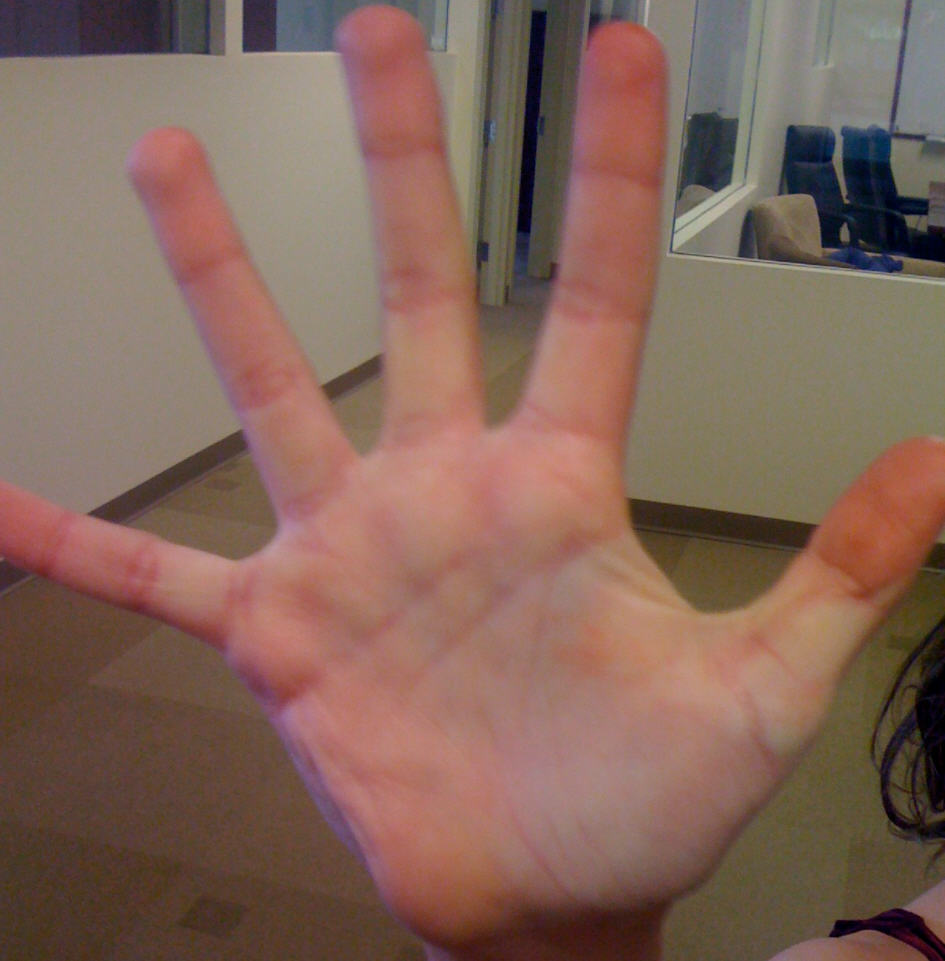
//> input picture HandIndoorColor.jpg, 945 x 961 px
$ ./example_13-02   (built with g++ and OpenCV 4)
//> lines starting //> are read from the running program, lines starting //| are printed output that depends on the picture
// Example 13-2. Creating signatures from histograms for EMD; note that this code is the
// source of the data in Table 13-1, in which the hand histogram is compared in different
// lighting conditions

#include <opencv2/opencv.hpp>
#include <iostream>

using namespace std;

// Compare 3 images' histograms
int main() {
    vector<cv::Mat> src(5);
    cv::Mat tmp;
    int i;

    tmp = cv::imread("../HandIndoorColor.jpg");
//> tmp is the input picture: 961 rows x 945 cols, CV_8UC3; mean B, G, R 89.5, 101.6, 131.2
    if (tmp.empty()) {
        cerr << "Error on reading image 1," << "../HandIndoorColor.jpg" << "\n" << endl;
        return (-1);
    }

    // Parse the first image into two image halves divided halfway on y
    //
    cv::Size size = tmp.size();
//> size = Size(945, 961)
    int width = size.width;
//> width = 945
    int height = size.height;
//> height = 961
    int halfheight = height >> 1;
//> halfheight = 480

    cout << "Getting size [[" << tmp.cols << "] [" << tmp.rows << "]]\n" << endl;
//| Getting size [[945] [961]]
    cout << "Got size (w,h): (" << size.width << "," << size.height << ")" << endl;
//| Got size (w,h): (945,961)

    src[0] = cv::Mat(cv::Size(width, halfheight), CV_8UC3);
    src[1] = cv::Mat(cv::Size(width, halfheight), CV_8UC3);

    // Divide the first image into top and bottom halves into src[0] and src[1]
    //
    cv::Mat_<cv::Vec3b>::iterator tmpit = tmp.begin<cv::Vec3b>();

    // top half
    //
    cv::Mat_<cv::Vec3b>::iterator s0it = src[0].begin<cv::Vec3b>();
    for (i = 0; i < width * halfheight; ++i, ++tmpit, ++s0it) *s0it = *tmpit;
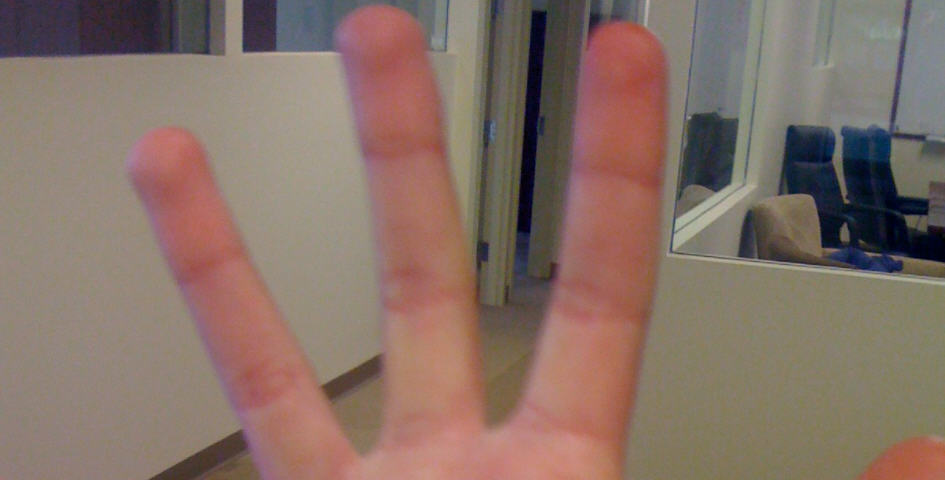
//> src[0]: 480 rows x 945 cols, CV_8UC3; mean B, G, R 103.1, 113.2, 134.8
//> src[1]: 480 rows x 945 cols, CV_8UC3; every value is 0

    // Bottom half
    //
    cv::Mat_<cv::Vec3b>::iterator s1it = src[1].begin<cv::Vec3b>();
    for (i = 0; i < width * halfheight; ++i, ++tmpit, ++s1it) *s1it = *tmpit;
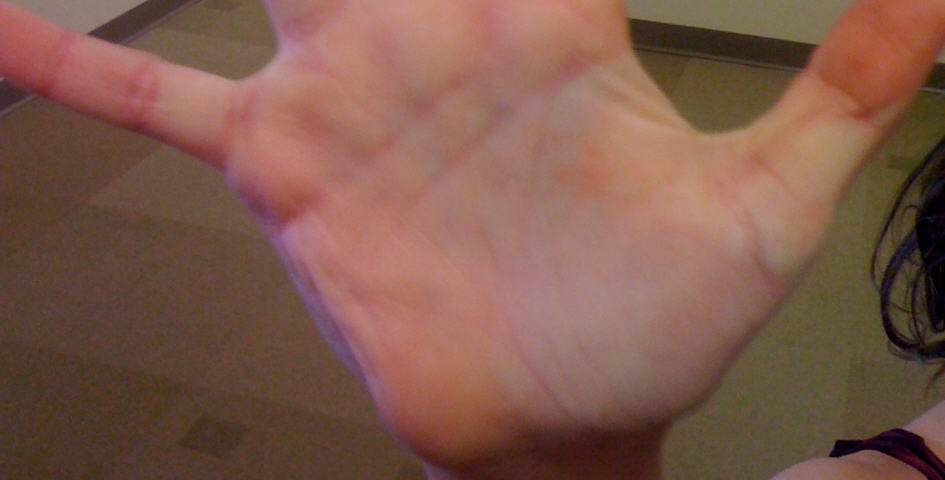
//> src[1]: 480 rows x 945 cols, CV_8UC3; mean B, G, R 75.9, 90.1, 127.6

    // Load the other three images
    //
    src[2] = cv::imread("../HandOutdoorColor.jpg");
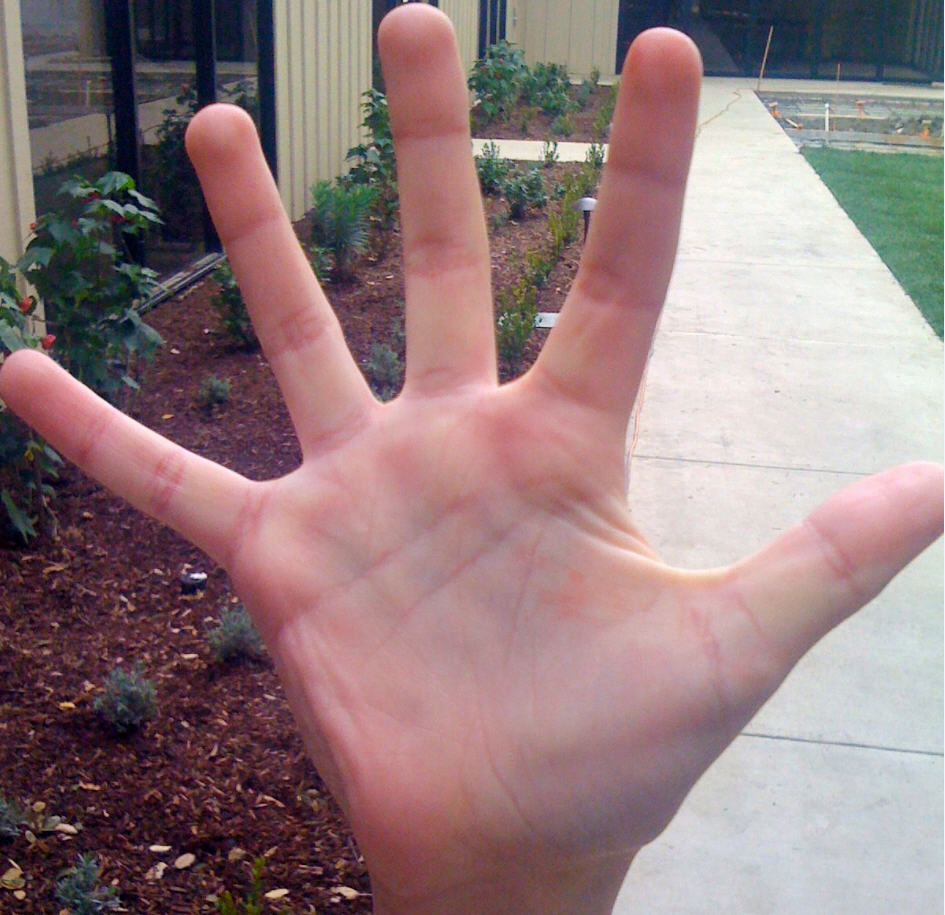
//> input picture HandOutdoorColor.jpg, 945 x 915 px
//> src[2] is the input picture: 915 rows x 945 cols, CV_8UC3; mean B, G, R 125.6, 123.8, 146.8
    src[3] = cv::imread("../HandOutdoorSunColor.jpg");
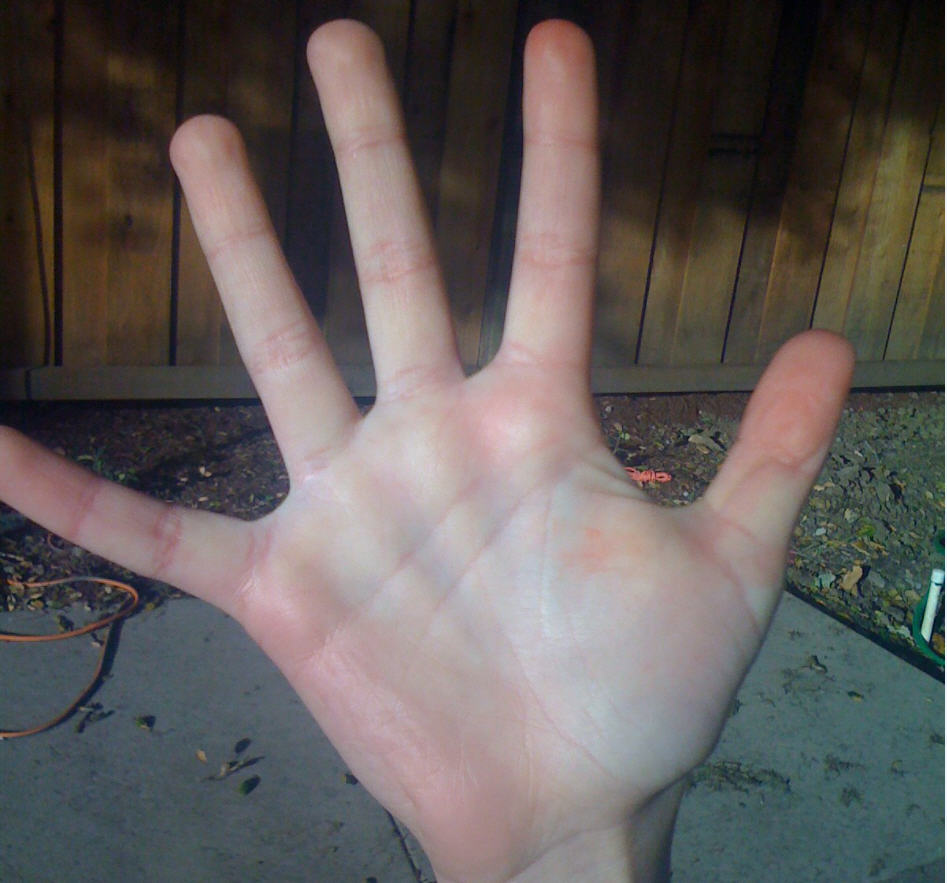
//> input picture HandOutdoorSunColor.jpg, 947 x 883 px
//> src[3] is the input picture: 883 rows x 947 cols, CV_8UC3; mean B, G, R 91.4, 93.1, 99.4
    src[4] = cv::imread("../fruits.jpg");
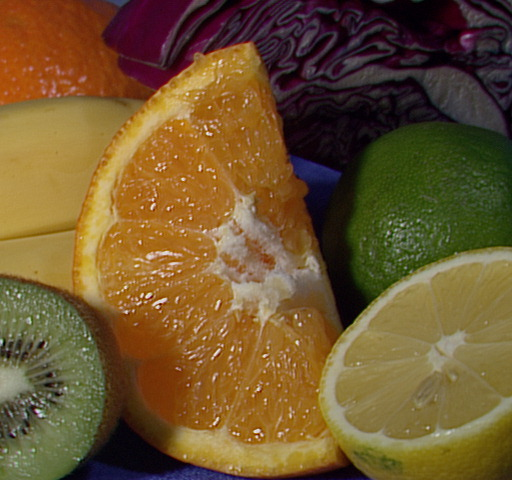
//> input picture fruits.jpg, 512 x 480 px
//> src[4] is the input picture: 480 rows x 512 cols, CV_8UC3; mean B, G, R 46.2, 85.6, 110.8

    // Compute the HSV image, and decompose it into separate planes.
    //
    vector<cv::Mat> hsv(5), hist(5), hist_img(5);
    int h_bins = 8;
    int s_bins = 8;
    int hist_size[] = {h_bins, s_bins}, ch[] = {0, 1};
    float h_ranges[] = {0, 180}; // hue range is [0,180]
    float s_ranges[] = {0, 255};
    const float *ranges[] = {h_ranges, s_ranges};
    int scale = 10;

    for (i = 0; i < 5; ++i) {
        cv::cvtColor(src[i], hsv[i], cv::COLOR_BGR2HSV);
        cv::calcHist(&hsv[i], 1, ch, cv::noArray(), hist[i], 2, hist_size, ranges, true);
        cv::normalize(hist[i], hist[i], 0, 255, cv::NORM_MINMAX);
        hist_img[i] = cv::Mat::zeros(hist_size[0] * scale, hist_size[1] * scale, CV_8UC3);

        // Draw our histogram For the 5 images
        //
        for (int h = 0; h < hist_size[0]; h++)
            for (int s = 0; s < hist_size[1]; s++) {
                float hval = hist[i].at<float>(h, s);
                cv::rectangle(
                        hist_img[i],
                        cv::Rect(h * scale, s * scale, scale, scale),
                        cv::Scalar::all(hval),
                        -1
                );
            }
    }
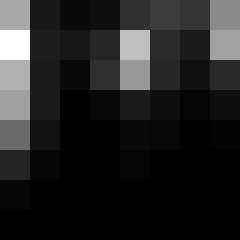
//> hist_img[3]: 80 rows x 80 cols, CV_8UC3 (shown 3 times larger); min 0, max 255, mean 34.9
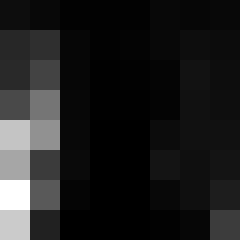
//> hist_img[4]: 80 rows x 80 cols, CV_8UC3 (shown 3 times larger); min 0, max 255, mean 30.6

    // Display
    //
    cv::namedWindow("Source0", 1);
    cv::imshow("Source0", src[0]);
    cv::namedWindow("HS Histogram0", 1);
    cv::imshow("HS Histogram0", hist_img[0]);

    cv::namedWindow("Source1", 1);
    cv::imshow("Source1", src[1]);
    cv::namedWindow("HS Histogram1", 1);
    cv::imshow("HS Histogram1", hist_img[1]);

    cv::namedWindow("Source2", 1);
    cv::imshow("Source2", src[2]);
    cv::namedWindow("HS Histogram2", 1);
    cv::imshow("HS Histogram2", hist_img[2]);

    cv::namedWindow("Source3", 1);
    cv::imshow("Source3", src[3]);
    cv::namedWindow("HS Histogram3", 1);
    cv::imshow("HS Histogram3", hist_img[3]);

    cv::namedWindow("Source4", 1);
    cv::imshow("Source4", src[4]);
    cv::namedWindow("HS Histogram4", 1);
    cv::imshow("HS Histogram4", hist_img[4]);

    // Compare the histogram src0 vs 1, vs 2, vs 3, vs 4
    cout << "Comparison:\n"
         << "Corr                Chi                Intersect                Bhat\n" << endl;

    for (i = 1; i < 5; ++i) { // For each histogram
        cout << "Hist[0] vs Hist[" << i << "]: " << endl;;
        for (int j = 0; j < 4; ++j) { // For each comparison type
            cout << "method[" << j << "]: " << cv::compareHist(hist[0], hist[i], j) << " ";
        }
        cout << endl;
    }

    //Do EMD and report
    //
    vector<cv::Mat> sig(5);
    cout << "\nEMD: " << endl;

    // Oi Vey, parse histograms to earth movers signatures
    //
    for (i = 0; i < 5; ++i) {

        vector<cv::Vec3f> sigv;

        // (re)normalize histogram to make the bin weights sum to 1.
        //
        cv::normalize(hist[i], hist[i], 1, 0, cv::NORM_L1);
        for (int h = 0; h < h_bins; h++)
            for (int s = 0; s < s_bins; s++) {
                float bin_val = hist[i].at<float>(h, s);
                if (bin_val != 0)
                    sigv.push_back(cv::Vec3f(bin_val, (float) h, (float) s));
            }

        // make Nx3 32fC1 matrix, where N is the number of nonzero histogram bins
        //
        sig[i] = cv::Mat(sigv).clone().reshape(1);
        if (i > 0)
            cout << "Hist[0] vs Hist[" << i << "]: "
                 << EMD(sig[0], sig[i], cv::DIST_L2) << endl;
    }

    cv::waitKey(0);

}
